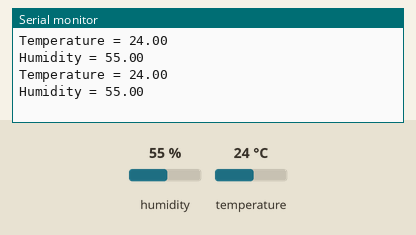
A sketch run on a simulated Arduino Uno, built with avr-gcc and run on an emulated ATmega328P. Parts: the last lines printed to the serial monitor. The inputs (shaded band) are chosen by the test bench; at power-on: humidity 55 %, temperature 24 °C.

Above: at 4.8 s.
4.9 s: humidity set to 22 %
At 9.5 s:
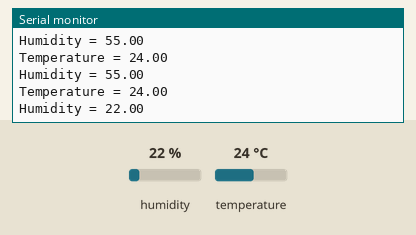
9.9 s: temperature set to 12 °C
At 13.5 s:
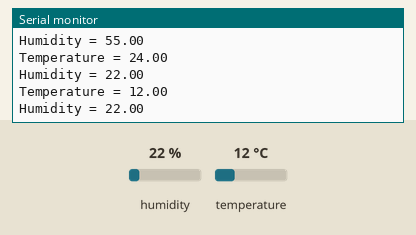
14.9 s: humidity set to 40 %
At 17.4 s:
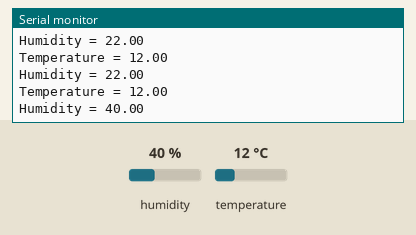
Timing chart, 0 to 18.9 s (numbered marks = the images above; inputs shaded):
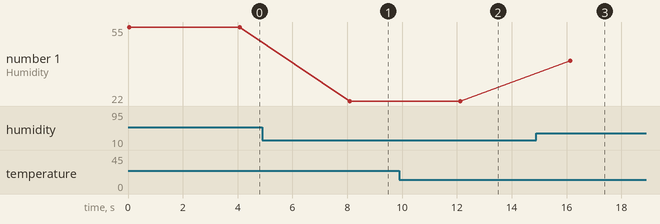

The sketch:

TRAINER.ino
```cpp
// void setup() {

// }

// void loop() {

// }
```

gyro.ino
```cpp
// #include <Wire.h>
// #include <MPU6050.h>

// MPU6050 gyroSensor;

// int16_t gx, gy, gz;
// int16_t gx_offset = 0, gy_offset = 0, gz_offset = 0;

// void setup() {
//   Serial.begin(9600);
//   Wire.begin();
//   gyroSensor.initialize();

//   if (!gyroSensor.testConnection()) {
//     Serial.println("MPU6050 connection failed.");
//     while (1);
//   }

//   Serial.println("Calibrating... Keep MPU6050 still");
//   delay(2000); // Give time to keep sensor still

//   // Take 100 samples to calculate offset
//   long sumX = 0, sumY = 0, sumZ = 0;
//   for (int i = 0; i < 100; i++) {
//     gyroSensor.getRotation(&gx, &gy, &gz);
//     sumX += gx;
//     sumY += gy;
//     sumZ += gz;
//     delay(5);
//   }

//   gx_offset = sumX / 100;
//   gy_offset = sumY / 100;
//   gz_offset = sumZ / 100;

//   Serial.println("Calibration done.");
// }

// void loop() {
//   gyroSensor.getRotation(&gx, &gy, &gz);

//   int16_t correctedX = gx - gx_offset;
//   int16_t correctedY = gy - gy_offset;
//   int16_t correctedZ = gz - gz_offset;

//   Serial.print("Gyro X: "); Serial.print(correctedX);
//   Serial.print(" | Gyro Y: "); Serial.print(correctedY);
//   Serial.print(" | Gyro Z: "); Serial.println(correctedZ);

//   delay(500);
// }
```

humidity.ino
```cpp
#include <dht.h>

dht DHT;

int sensor_pin = 10;

void setup(){
  Serial.begin(9600);
}

void loop()
{
  int chk = DHT.read11(sensor_pin);
  Serial.print("Temperature = ");
  Serial.print(DHT.temperature);
   Serial.println();

  Serial.print("Humidity = ");
  Serial.print(DHT.humidity);
   Serial.println();
   Serial.println();
  delay(4000);
}
```

ultrasonic.ino
```cpp
// const int trigPin = 11;
// const int echoPin = 12;

// long duration;
// float distanceCm;

// void setup() {
//   Serial.begin(9600);

//   pinMode(trigPin, OUTPUT);
//   pinMode(echoPin, INPUT);
// }

// void loop() {
//   // Send ultrasonic pulse
//   digitalWrite(trigPin, LOW);
//   delayMicroseconds(2);
//   digitalWrite(trigPin, HIGH);
//   delayMicroseconds(10);
//   digitalWrite(trigPin, LOW);

//   // Measure the duration of the echo pulse
//   duration = pulseIn(echoPin, HIGH);

//   // Calculate the distance in cm (speed of sound: 343 m/s or 0.0343 cm/µs)
//   distanceCm = duration * 0.0343 / 2;

//   Serial.print("Distance: ");
//   Serial.print(distanceCm);
//   Serial.println(" cm");

//   delay(500);
// }
```

Measured:
- after the input at 4.9 s, the serial monitor: prints a new line after 3.2 s (image 1)
- after the input at 9.9 s, the serial monitor: prints a new line after 2.2 s (image 2)
- after the input at 14.9 s, the serial monitor: prints a new line after 1.2 s (image 3)
- plotted number 1: 55 → 22 after the input at 4.9 s, 22 → 40 after the input at 14.9 s
